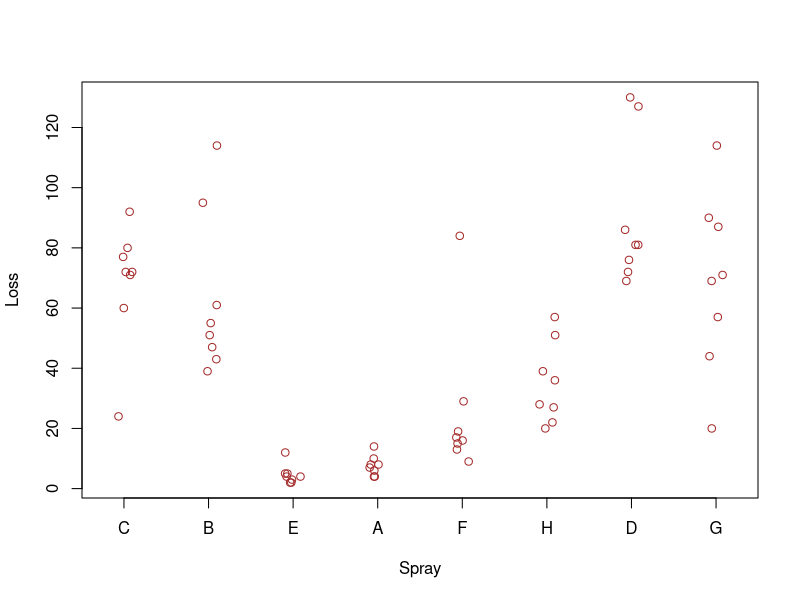
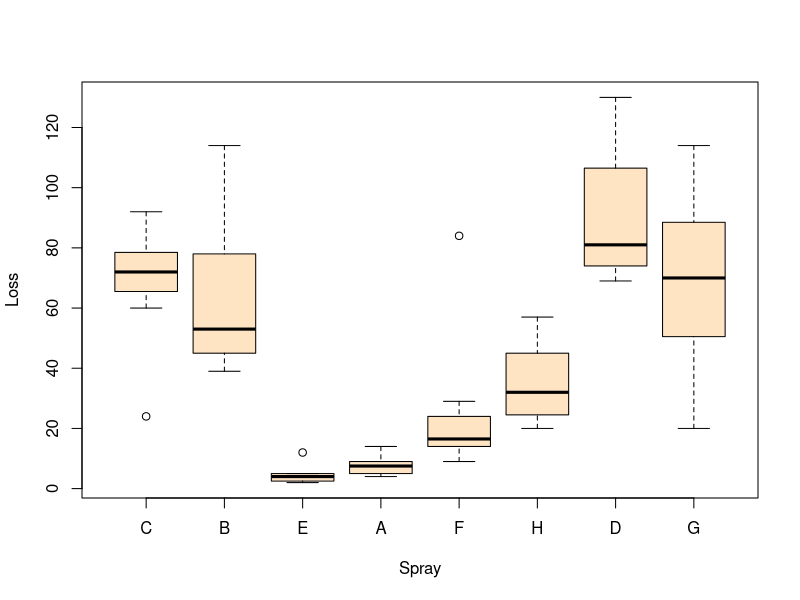
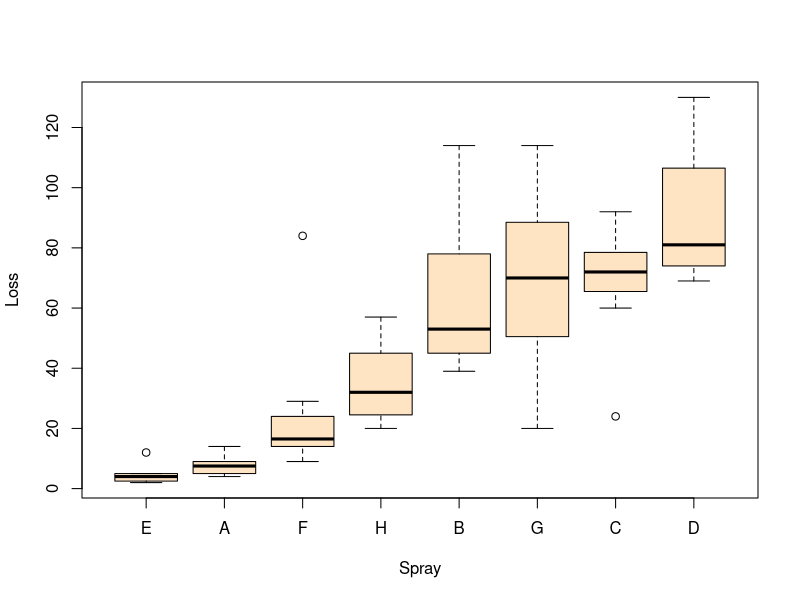
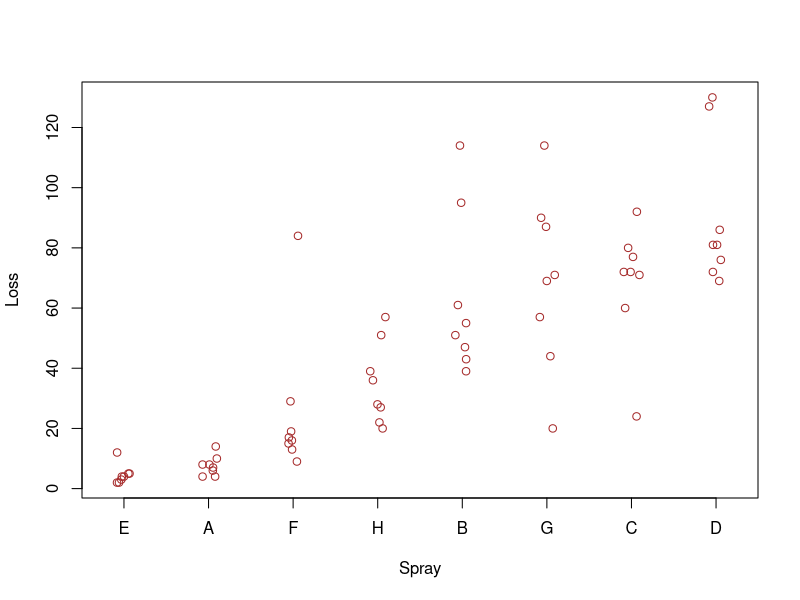
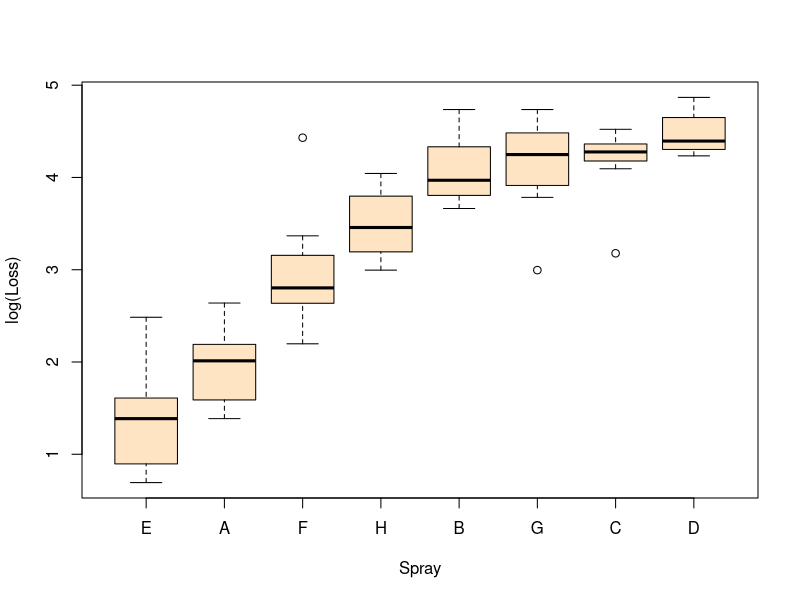
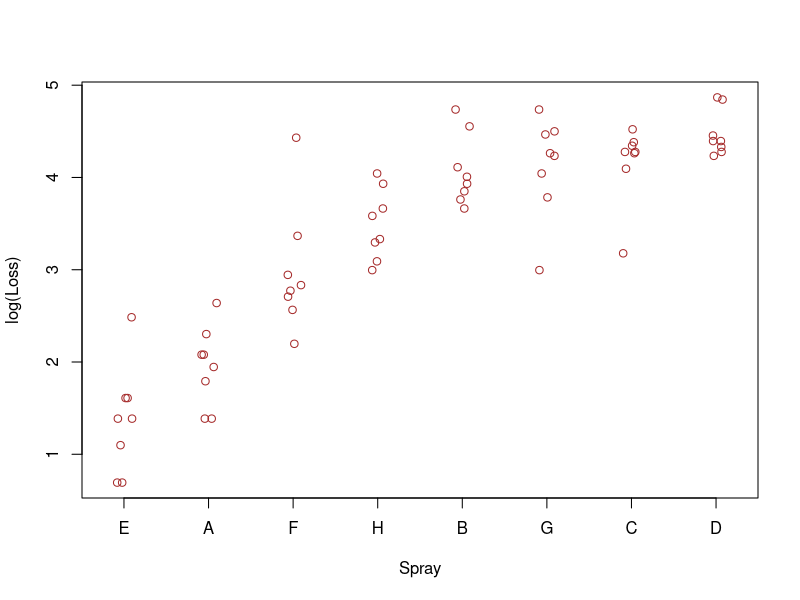

Recreate these plots in R, in order.
# Comparison and transformation of batches
# This is for R version 1.3
# with comments for Splus

# this dataset is built into R
data(OrchardSprays)
# for Splus:
# OrchardSprays <- read.table("OrchardSprays.dat")
# data is at www.stat.cmu.edu/~minka/courses/36-350/data/

# randomize the sprays to make it more interesting
t <- levels(OrchardSprays$treatment)
levels(OrchardSprays$treatment) <- sample(t)

# f = unsorted sprays
f <- factor(OrchardSprays$treatment,levels=sample(t))

# x = response variable
x <- OrchardSprays$decrease

stripchart(x ~ f, method="jitter",pch=1,vert=TRUE,col="brown",
           xlab="Spray",ylab="Loss")
# Splus:
# stripplot(f ~ x, jitter=TRUE)   or  plot(f,x)

boxplot(x ~ f, col="bisque",xlab="Spray",ylab="Loss")
# Splus:
# boxplot(split(x, f))

# sort by medians
meds <- tapply(x, f, median)
sf <- factor(f, levels=levels(f)[order(meds)])

boxplot(x ~ sf, col="bisque",xlab="Spray",ylab="Loss")
stripchart(x ~ sf, method="jitter",pch=1,vert=TRUE,col="brown",
           xlab="Spray",ylab="Loss")

# apply transformation
boxplot(log(x) ~ sf, col="bisque",xlab="Spray",ylab="log(Loss)")
# Splus:
# boxplot(split(log(x), sf))
stripchart(log(x) ~ sf, method="jitter",pch=1,vert=TRUE,col="brown",
           xlab="Spray",ylab="log(Loss)")